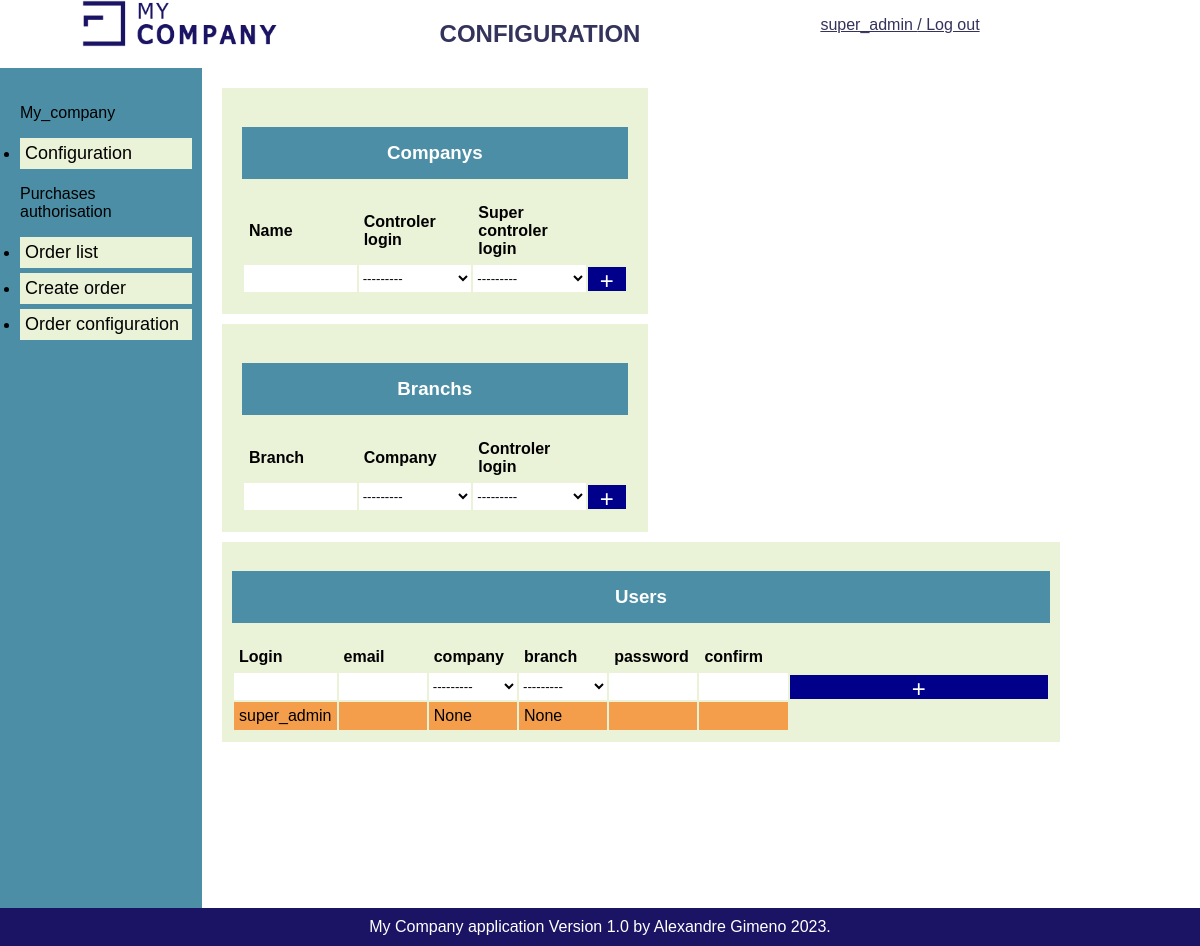
/config/ (signed in), run on an earlier commit of the app's database.
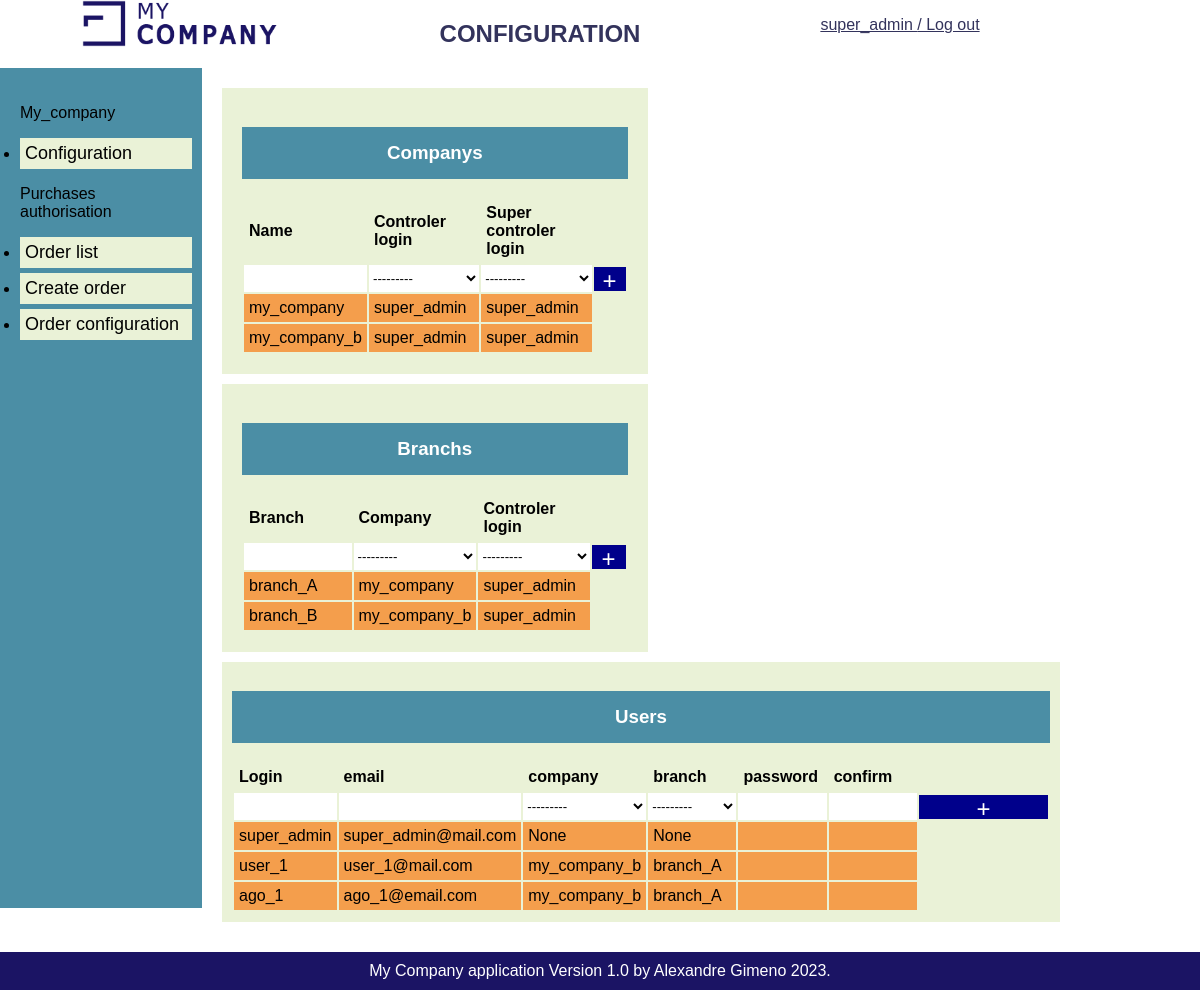
And on a later commit of the database.
### authentication/models.py (models this page shows)
class User(AbstractUser):
    def __str__(self):
        return f'{self.username}'
    company = models.ForeignKey('Company', null=True, on_delete=models.CASCADE, related_name='branch_user')
    branch = models.ForeignKey('Branch', null=True, on_delete=models.CASCADE, related_name='branch_user')

class Company(models.Model):
    def __str__(self):
        return f'{self.name}'
    name = models.fields.CharField(max_length=30, unique=True)
    controler = models.ForeignKey(User, on_delete=models.CASCADE, related_name='company_controler')
    super_controler = models.ForeignKey(User, on_delete=models.CASCADE, related_name='company_super_controler')

class Branch(models.Model):
    def __str__(self):
        return f'{self.name}'
    name = models.fields.CharField(max_length=30, unique=True)
    company = models.ForeignKey(Company, on_delete=models.CASCADE)
    controler = models.ForeignKey(User, on_delete=models.CASCADE, related_name='branch_controler')

### authentication/views.py (the view, shortened to what this page needs)
# urls.py: path('config/', authentication.views.config_home, name='config-home'),
@login_required
def config_home(request):
    companys=Company.objects.filter()
    branchs=Branch.objects.filter()
    users=User.objects.filter()
    company_form = CompanyForm()
    branch_form = BranchForm()
    user_form = UserForm()
    context={
    'companys': companys,
    'company_form': company_form,
    'branchs': branchs,
    'branch_form': branch_form,
    'users': users,
    'user_form': user_form,}
    return render(request,'authentication/config.html',context=context)

### authentication/forms.py
class CompanyForm(forms.ModelForm):
    add_company = forms.BooleanField(widget=forms.HiddenInput, initial=True)
    class Meta:
        model = Company
        fields = [
            'name',
            'controler',
            'super_controler',
        ]

class BranchForm(forms.ModelForm):
    add_branch = forms.BooleanField(widget=forms.HiddenInput, initial=True)
    class Meta:
        model = Branch
        fields = [
            'name',
            'company',
            'controler',
        ]

### authentication/templates/authentication/config.html (shortened to what the changed rows need)
{% extends 'base.html' %}
{% block title %}CONFIGURATION{% endblock %}
{% block content %}
<div class="config">
    <div>
        <div class="box-half">
        <div class="cie-set">
            <table>
                <thead>
                    <tr>
                        <th>Name</th>
                        <th>Controler login</th>
                        <th>Super controler login</th>
                        <th></th>
                    </tr>
                </thead>
                <tbody>
                    {% for company in companys %}
                    <tr>
                        <td>{{ company.name }}</td>
                        <td>{{ company.controler }}</td>
                        <td>{{ company.super_controler }}</td>
                        <td value="btn-col"></td>
                    </tr>
                    {% endfor %}
                </tbody>
            </table>
        </div>
        </div>
        <div class="box-half">
        <div class="cie-set">
            <table>
                <thead>
                    <tr>
                        <th>Branch</th>
                        <th>Company</th>
                        <th>Controler login</th>
                        <th></th>
                    </tr>
                </thead>
                <tbody>
                    {% for branch in branchs %}
                    <tr>
                        <td>{{ branch.name }}</td>
                        <td>{{ branch.company }}</td>
                        <td>{{ branch.controler }}</td>
                        <td value="btn-col"></td>
                    </tr>
                    {% endfor %}
                </tbody>
            </table>
        </div>
        </div>
        <div class="box">
            <table>
                <thead>
                    <tr>
                        <th>Login</th>
                        <th>email</th>
                        <th>company</th>
                        <th>branch</th>
                        <th>password</th>
                        <th>confirm</th>
                        <th value="btn-col"></th>
                    </tr>
                </thead>
                <tbody>
                    {% for user in users %}
                    <tr>
                        <td>{{ user.username }}</td>
                        <td>{{ user.email }}</td>
                        <td>{{ user.company }}</td>
                        <td>{{ user.branch }}</td>
                        <td>{{ user.password1 }}</td>
                        <td>{{ user.password2 }}</td>
                        <td value="btn-col">
                        </td>
                    </tr>
                    {% endfor %}
                </tbody>
            </table>
        </div>
    </div>
</div>
{% endblock %}

### templates/base.html (shortened to what this page needs)
{% load static %}
<html>
    <head>
        <link rel="stylesheet" href="{% static 'styles.css' %}" />
    </head>
    <body>
        <header>
            <div class = "col">
                <img src="{% static 'logo_entreprise.png' %}" alt="logo_entreprise" width="200"/>
            </div>
            <div class = "col">
                <h2>{% block title %}{% endblock %}</h2>
            </div>
            <div class = "col">
                {% if user.is_authenticated %}
                    <p><a href="{% url 'logout' %}"> {{ request.user }} / Log out</a></p>
                {% else %}
                    <h4><a href="{% url 'login' %}">Log in</a></h4>
                {% endif %}
            </div>
        </header>
        <div class = "main">
            <nav>
                <p>My_company</p>
                <ul>
                    <li>
                        <a href="{% url 'config-home' %}">Configuration</a>
                    </li>
                </ul>
                <p>Purchases authorisation</p>
                <ul>
                    <li>
                        <a href="{% url 'order-list' %}">Order list</a>
                    </li>
                    <li>
                        <a href="{% url 'order-create' %}">Create order</a>
                    </li>
                    <li>
                        <a href="{% url 'order-config' %}">Order configuration</a>
                    </li>
                </ul>
            </nav>
            <div>
                {% block content %}{% endblock %}
            </div>
        </div>
        <footer>
            My Company application Version 1.0 by Alexandre Gimeno 2023.
        </footer>
    </body>
</html>

What changed in the data, as far as the page shows it:
changed User "super_admin": email (not shown) → "super_admin@mail.com"
added Company: name "my_company", controler "super_admin", super_controler "super_admin"
added Company: name "my_company_b", controler "super_admin", super_controler "super_admin"
added Branch: name "branch_A", company "my_company", controler "super_admin"
added Branch: name "branch_B", company "my_company_b", controler "super_admin"
added User: username "user_1", email "user_1@mail.com", company "my_company_b", branch "branch_A"
added User: username "ago_1", email "ago_1@email.com", company "my_company_b", branch "branch_A"
